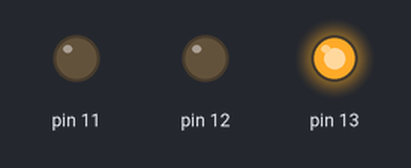
The sketch below on a simulated Arduino Uno, built with avr-gcc and run on an emulated ATmega328P. On the bench: output pins drawn as LEDs (lit = HIGH).

Above: at 0.2 s.
At 1.2 s:
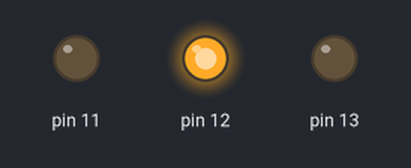
At 2.2 s:
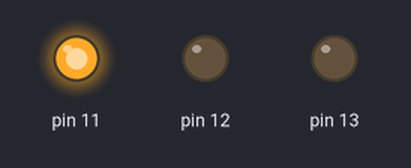
At 5.7 s:
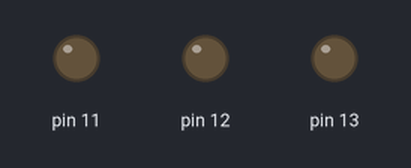
Timing chart, 0 to 6.9 s (numbered marks = the images above):
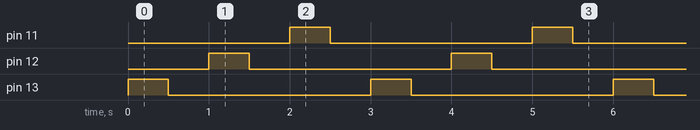

Measured:
- by itself, pin 11–13: alternates HIGH for 0.50 s and LOW for 2.5 s
- by itself, everything shown: repeats every 3.0 s, in 6 steps

The sketch:

feu_tricolore.ino
```cpp
void setup()
{

  pinMode(13,OUTPUT);
  pinMode(12,OUTPUT);
  pinMode(11,OUTPUT);

}

void loop()
{
  // put your main code here, to run repeatedly:
  digitalWrite(13,1);
  delay(500);
  digitalWrite(13,0);
  delay(500);
  digitalWrite(12,1);
  delay(500);
  digitalWrite(12,0);
  delay(500);
   digitalWrite(11,1);
  delay(500);
  digitalWrite(11,0);
  delay(500);
}
```
